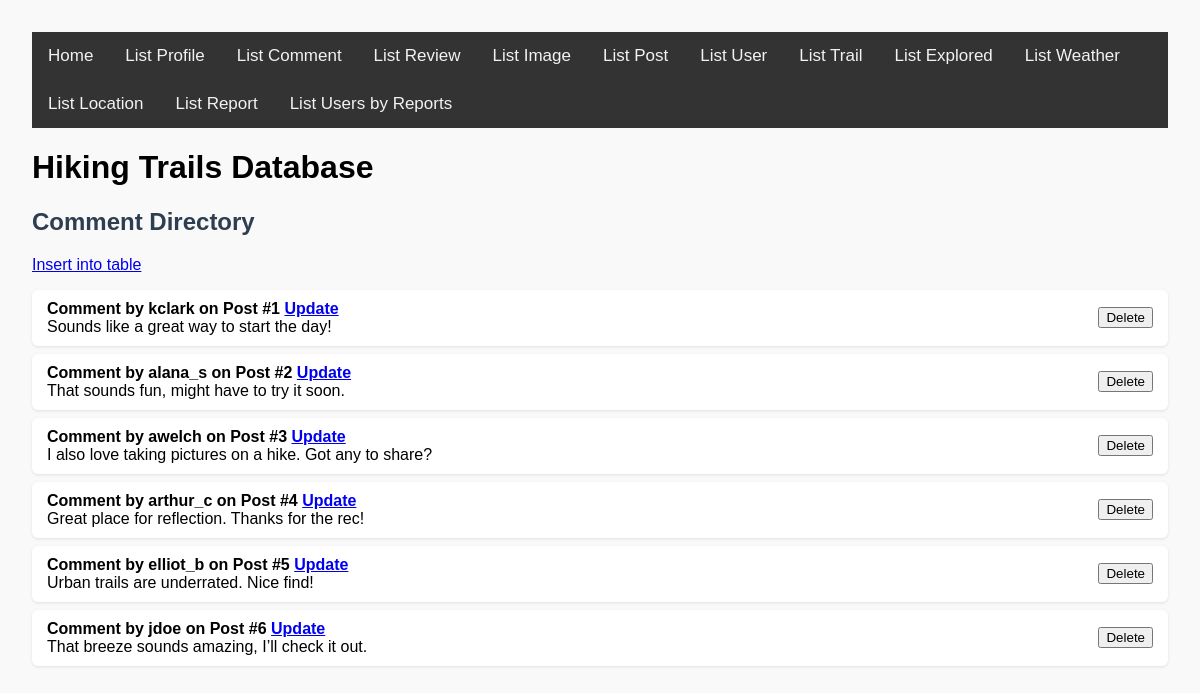
Before: /list_comment.php with the older database file.
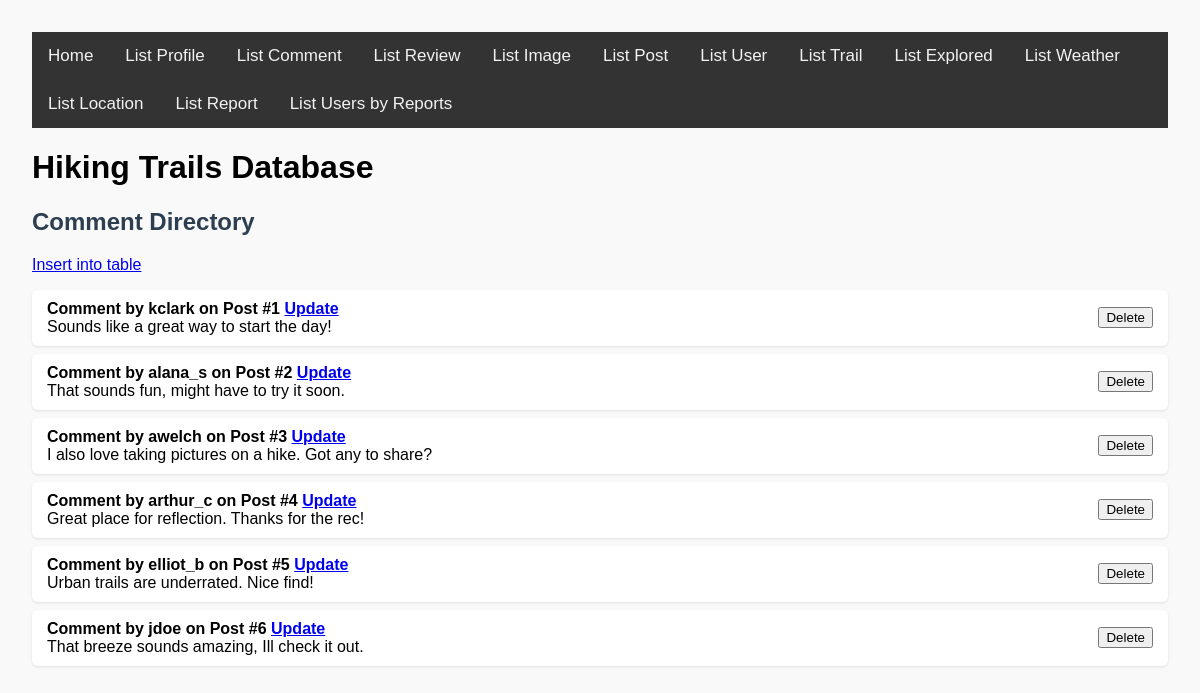
After: the same page with the newer database file.
### tables this page shows
CREATE TABLE `comment` (
  `CommentID` int(11) NOT NULL AUTO_INCREMENT PRIMARY KEY,
  `PostID` int(11) NOT NULL,
  `Username` varchar(64) NOT NULL,
  `Description` varchar(255) NOT NULL,
  FOREIGN KEY (`PostID`) REFERENCES `post`(`PostID`) ON DELETE CASCADE,
  FOREIGN KEY (`Username`) REFERENCES `profile`(`Username`) ON DELETE CASCADE
);

### list_comment.php (the view, shortened to what this page needs)
<?php
require_once 'render.php';
?>
<!DOCTYPE html>
<html lang="en">
<head>
    <link rel="stylesheet" href="base.css">
</head>
<body>
<?php require_once 'header.inc.php'; ?>
<div>
    <h2>Comment Directory</h2>
    <a href="./insert.php?table=comment">Insert into table</a>
    <?php
    $conn = new mysqli($servername, $username, $password, $database, $port, $socket);
    $sql = "SELECT CommentID, PostID, Username, Description FROM comment";
    $stmt = $conn->prepare($sql);
    $stmt->execute();
    $comment_id = $post_id = $username = $description = null;
    render_rows(
        $stmt,
        function ($comment_id, $post_id, $username, $description) {
            $editLink = "<a href='update_comment.php?id=" . urlencode($comment_id) . "'>Update</a>";
            $title = "Comment by $username on Post #$post_id $editLink";
            return get_row_title($title) . "<br>" . get_row_sub($description);
        },
        "CommentID",
        "comment",
        false,
        $comment_id, $post_id, $username, $description
    );
    ?>
</div>
</body>
</html>

### header.inc.php (shortened to what this page needs)
<div class="topnav">
    <a href="index.php">Home</a>
    <a href="list_profile.php">List Profile</a>
    <a href="list_comment.php">List Comment</a>
    <a href="list_review.php">List Review</a>
    <a href="list_image.php">List Image</a>
    <a href="list_post.php">List Post</a>
    <a href="list_user.php">List User</a>
    <a href="list_trail.php">List Trail</a>
    <a href="list_explored.php">List Explored</a>
    <a href="list_weather.php">List Weather</a>
    <a href="list_location.php">List Location</a>
    <a href="list_report.php">List Report</a>
    <a href="account_reports.php">List Users by Reports</a>
</div></div>
<h1>Hiking Trails Database</h1>

### render.php (shortened to what this page needs)
<?php
function render_rows(
    mysqli_stmt $stmt,
    callable $get_row_func,
    string $primary_key_column,
    string $table_name,
    bool $is_composite = false,
    &$bound_var,
    &...$bound_vars
): void {
    $stmt->execute();
    $stmt->bind_result($bound_var, ...$bound_vars);
    $rows = [];
    while ($stmt->fetch()) {
        $row = [$bound_var];
        foreach ($bound_vars as $var) {
            $row[] = $var;
        }
        $rows[] = $row;
    }
    echo "<ul class='row-list'>";
    foreach ($rows as $row_data) {
        $clean_var = htmlspecialchars($row_data[0]);
        $form_fields = "";
        $row_id = $clean_var;
        echo "<li style='display: flex; justify-content: space-between; align-items: center; flex-direction: row;'>
            <div>" . $get_row_func(...$row_data) . "</div>";
        if (!empty($primary_key_column)) {
            echo "<form method='POST' style='margin-left: 1em;' onsubmit=\"return confirm('Delete this row?');\">
                <input type='hidden' name='row_id' value='" . $row_id . "'>
                <input type='hidden' name='table' value='" . $table_name . "'>
                $form_fields
                <button type='submit' class='delete-btn'>Delete</button>
            </form>";
        }
        echo "</li>";
    }
    echo "</ul>";
}
function get_row_title(string $column_data): string {
    return "<strong>" . $column_data . "</strong>";
}
function get_row_sub(string $column_data): string {
    return  $column_data;
}
?>

### base.css (style rules this page uses)
.topnav { background-color: #333; overflow: hidden; }
.topnav a { float: left; color: #f2f2f2; text-align: center; padding: 14px 16px; text-decoration: none; font-size: 17px; }
body { font-family: Arial, sans-serif; margin: 2em; background-color: #f9f9f9; }
h2 { color: #2c3e50; }
ul.row-list { list-style: none; padding: 0; }
ul.row-list li, .insert-input-div { background: #ffffff; padding: 10px 15px; margin: 8px 0; border-radius: 6px; box-shadow: 0 1px 3px rgba(0, 0, 0, 0.1); }

Changed rows visible on the page:
changed comment (number 6 of 6 on the later page): description "That breeze sounds amazing, I’ll check it out." → "That breeze sounds amazing, Ill check it out."
